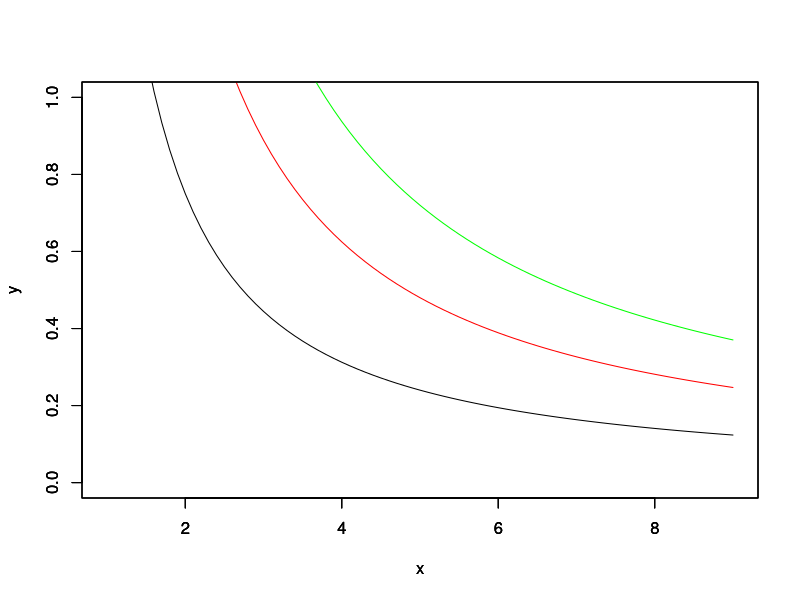

Recreate this plot in R.
x<-seq(from = 1, to = 9, by = 0.1)
y<-1/x + 1/x^2

plot (x,y, type="l", ylim=c(0,1))

par(new=TRUE)

y<-(1/x+ 1/x^2)*2 

plot (x,y, type="l", col="red", ylim=c(0,1))

par(new=TRUE)

y<-(1/x+ 1/x^2)*3 

plot (x,y, type="l", col="green", ylim=c(0,1))